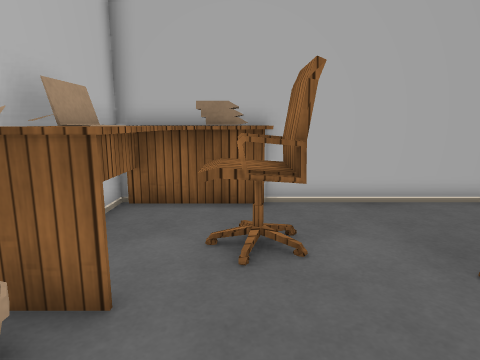
[1] (above)

17 first-person views from a walk through a 3-D level made in the Unity game engine. The camera is 1.2 m above the floor, tilts 10° down and sees 75° across. The floor is counted in squares, 0.5 m on a side. Each view is taken from the middle of a square. On the plan, view 1 faces up. The plan holds only what a view shows up to about 19 squares ahead; the rest is blank. The player character is not drawn. Some surface patterns are stand-ins.

[2]
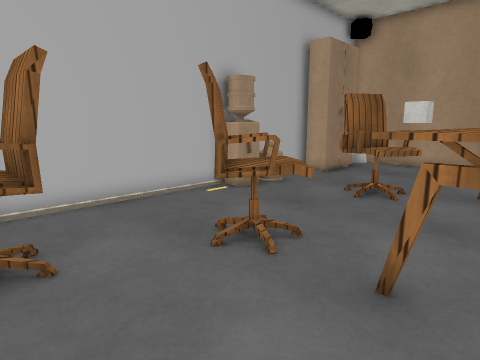

[3]
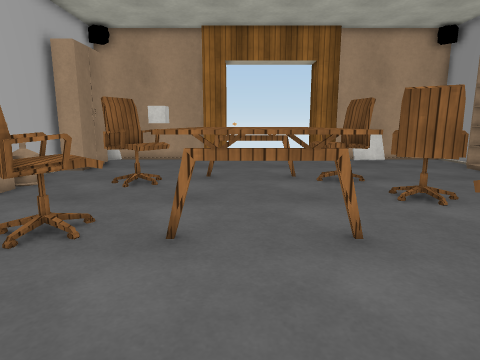

[4]
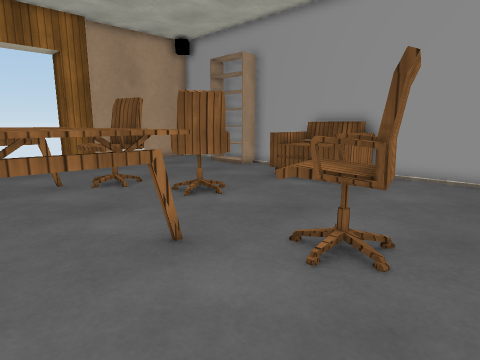

[5]
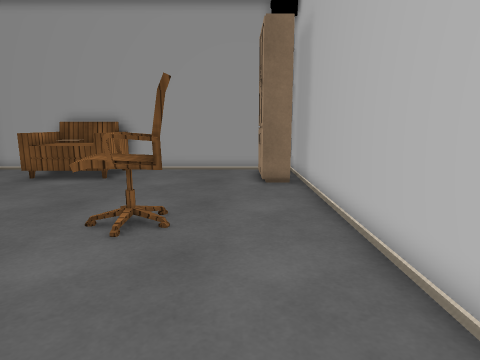

[6]
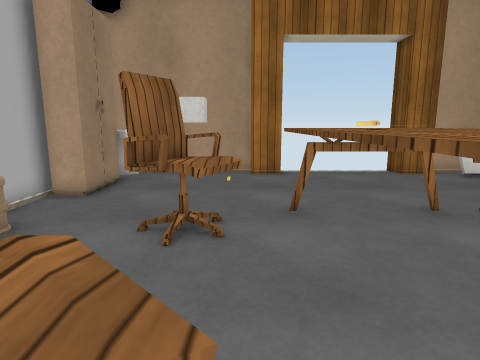

[7]
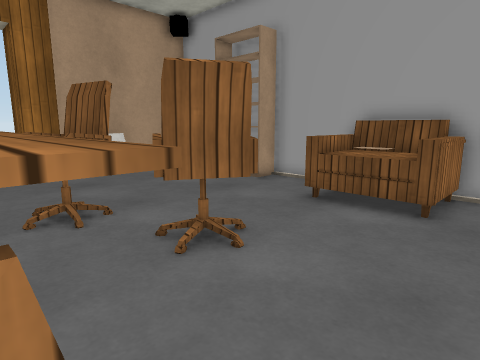

[8]
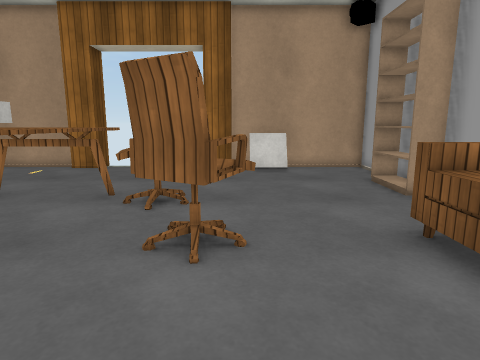

[9]
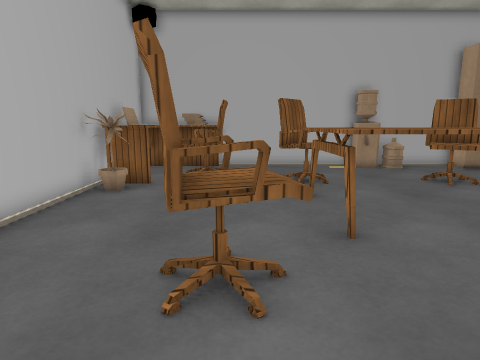

[10]
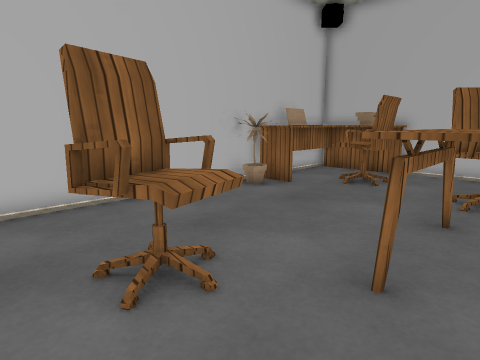

[11]
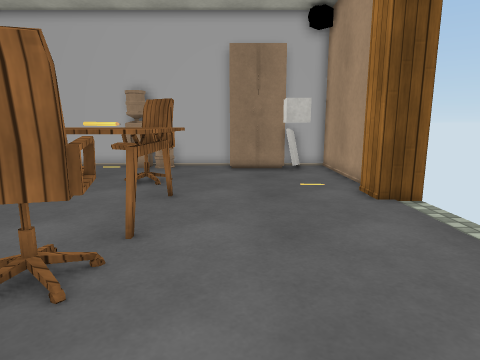

[12]
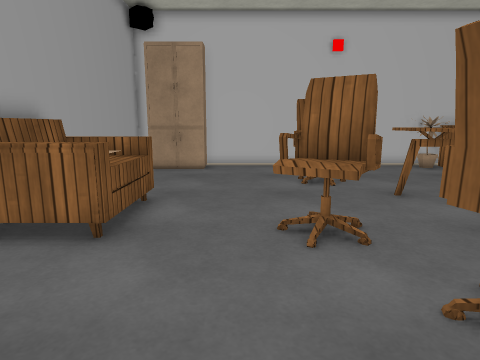

[13]
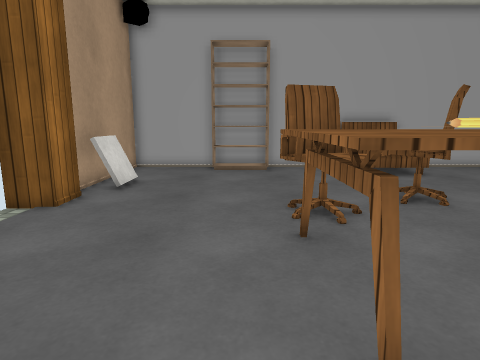

[14]
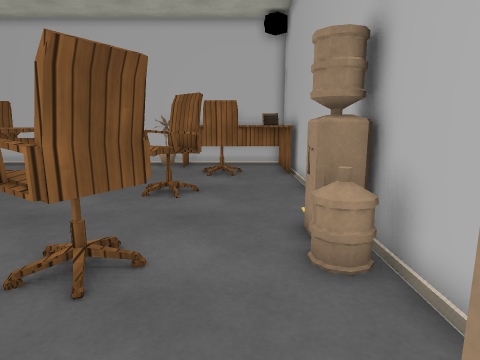

[15]
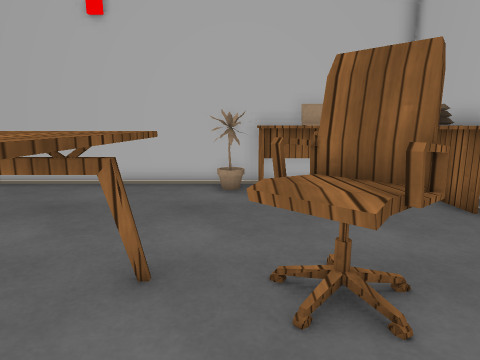

[16]
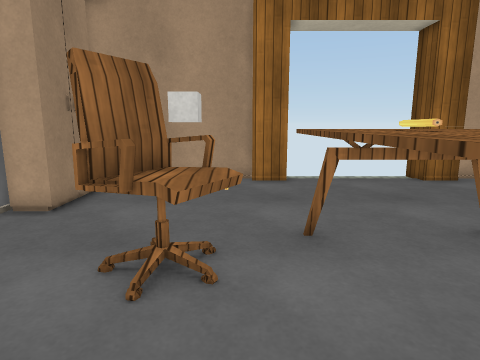

[17]
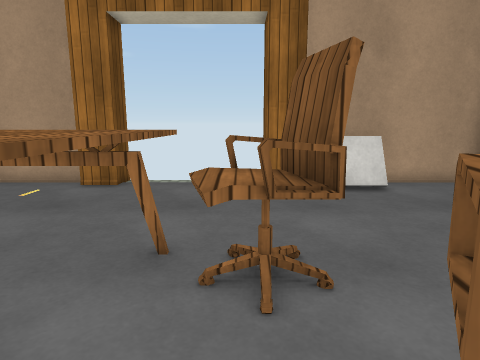

### Floor plan
Points are (right, up) in squares from view 1. A wall is a line through its corners. A room is listed if a view was taken in it or the views show most of it. See-through windows are left out.
Room 1 (views 1, 2, 3, 4, 5, 6, 7, 8, 9, 10, 11, 12, 13, 14, 15, 16, 17)
walls: (10.4, 0.3) (11.5, 0.3); (11.5, 0.1) (10.5, 0.1); (8.4, 9.7) (-3.8, 9.7) (-3.8, -11.9); (9.8, 9.6) (9.8, 8.6); (19.5, -6.6) (19.5, -5) (21, -5); (12.5, -13.9) (12.5, -12.7) (15.5, -12.7); (20, 2.4) (20, 9.7) (17.6, 9.7); (21, 1) (19.5, 1) (19.5, 2.5); (-3.1, -9.9) (-1.9, -9.9) (-1.9, -13); (15.1, 9.7) (9.4, 9.7); (17.9, 7.7) (17.5, 7.8); (17.6, 8.2) (14.5, 8.2) (14.5, 9.5); (18.3, 9.6) (17.7, 7.8); (-2.9, -14) (20, -14) (20, -6.5)
low walls: (18.7, -9.6) (18.7, -7.5); (18.9, -9.6) (18.9, -7.5); (19.2, -9.6) (19.2, -7.5); (18.3, 9.3) (17.9, 7.7)
objects: other object (-3, 2) to (-3, 3); table (-3, 4) to (-2, 4); notebook (-3, 5) to (-3, 7); table (-3, 8) to (1, 9); chair (-1, 5) to (1, 7); chair (1, -6) to (3, -4); table (4, -3) to (13, 2); chair (4, 3) to (6, 6); chair (5, -13) to (9, -11); chair (7, -7) to (9, -5); chair (10, 3) to (12, 5); bottle (10, 8) to (11, 9); chair (11, -5) to (13, -3); cube (17, 4) to (18, 5)
Room 2 (no view inside)
walls: (9.4, 9.7) (8.4, 9.7)

Where each view was taken, in squares from view 1:
view 1: 0 up, 0 right, facing up
view 2: 0 up, 0 right, facing up-right
view 3: 0 up, 2 left, facing right
view 4: 1 up, 1 left, facing down-right
view 5: 3 up, 1 left, facing down
view 6: 3 up, 4 right, facing right
view 7: 2 down, 3 right, facing down-right
view 8: 7 down, 2 right, facing right
view 9: 9 down, 2 right, facing up
view 10: 7 down, 6 right, facing up-left
view 11: 9 down, 15 right, facing up
view 12: 8 down, 15 right, facing left
view 13: 4 up, 14 right, facing down
view 14: 7 up, 16 right, facing left
view 15: 3 up, 9 right, facing left
view 16: 3 up, 6 right, facing right
view 17: 4 down, 7 right, facing right
